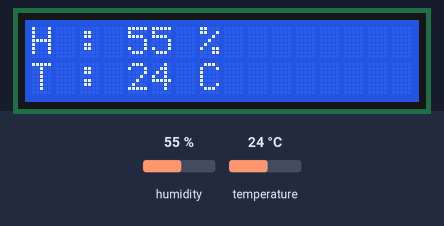
Simulated run of this sketch. Board: Arduino Uno, built with avr-gcc and run on an emulated ATmega328P. On the bench: 16×2 character LCD. The inputs (shaded band) are chosen by the test bench; at power-on: humidity 55 %, temperature 24 °C.

Above: at 1.7 s.
1.8 s: humidity set to 22 %
At 3.2 s:
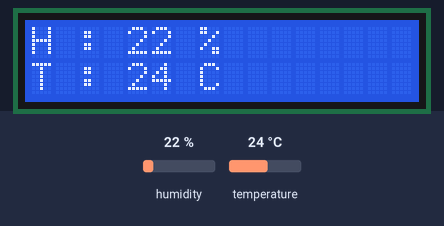
4.6 s: temperature set to 12 °C
At 5.8 s:
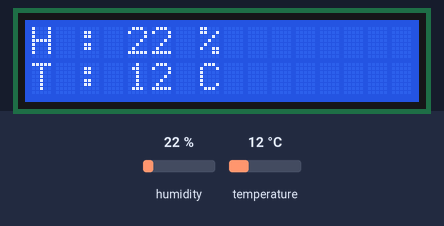
7.4 s: humidity set to 40 %
At 9.8 s:
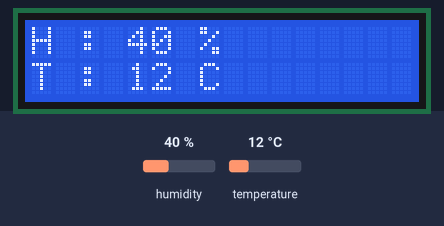
10.3 s: temperature set to 19 °C
At 11.3 s:
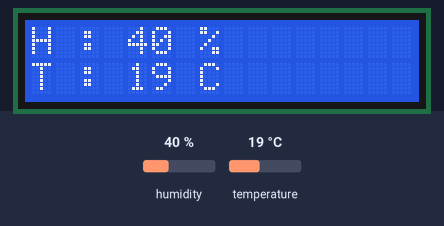
Timing chart, 0 to 13.3 s (numbered marks = the images above; inputs shaded):
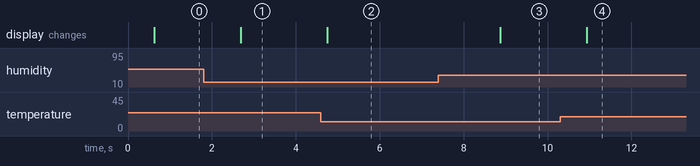

The sketch:

sketch_sensor_dht_lcd.ino
```cpp
#include <Wire.h>  // Wire 헤더파일 호출
#include <LiquidCrystal_I2C.h>  // LiquidCrystal_I2C 헤더파일 호출
#include <DHT.h>


#define DHTTYPE DHT11
#define DHTPIN 2

DHT dht(DHTPIN, DHTTYPE);
LiquidCrystal_I2C lcd(0x3f, 16, 2); // LCD의 address 주소 및 크기 입력


void setup() {

  lcd.init();  // LCD 초기화

  lcd.backlight();  // LCD 백라이트 함수

  lcd.print("Temperature .... ");  // 원하는 문구 입력
  delay(500);

  dht.begin();
  Serial.begin(9600);

}

float h = 0;
float t = 0;

void loop() {

  h = dht.readHumidity();     // 습도
  t = dht.readTemperature();  // 온도

  lcd.clear();
  lcd.setCursor(0, 0);
  lcd.print("H : ");
  lcd.print((int)h);
  lcd.print(" %");

  lcd.setCursor(0,1);
  lcd.print("T : ");
  lcd.print((int)t);
  lcd.print(" C");

  /*
  Serial.print("\n\nh ::: ");
  Serial.println(h);
  Serial.print("t ::: ");
  Serial.println(t);
  */
  delay(1000);

}
```

Measured:
- after the input at 1.8 s, the display: changes after 0.89 s (image 1)
- after the input at 4.6 s, the display: changes after 0.15 s (image 2)
- after the input at 7.4 s, the display: changes after 1.5 s (image 3)
- after the input at 10.3 s, the display: changes after 0.64 s (image 4)
